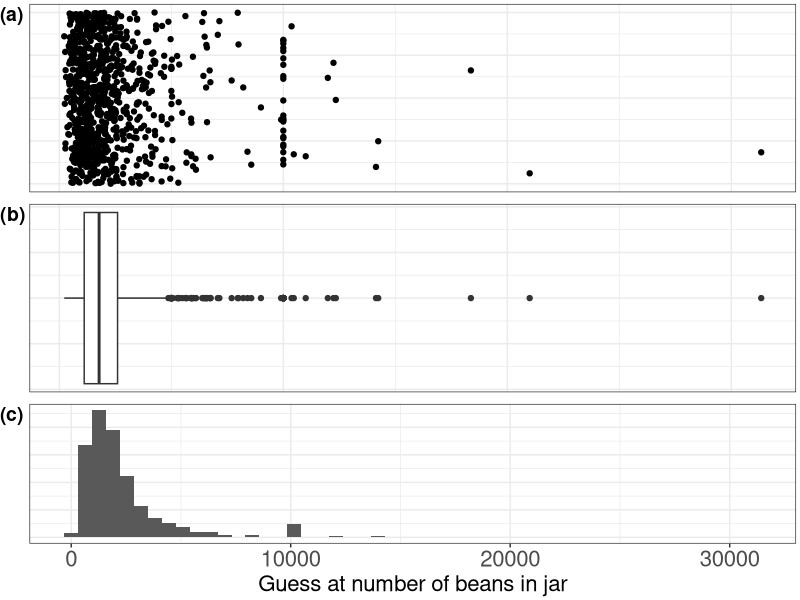
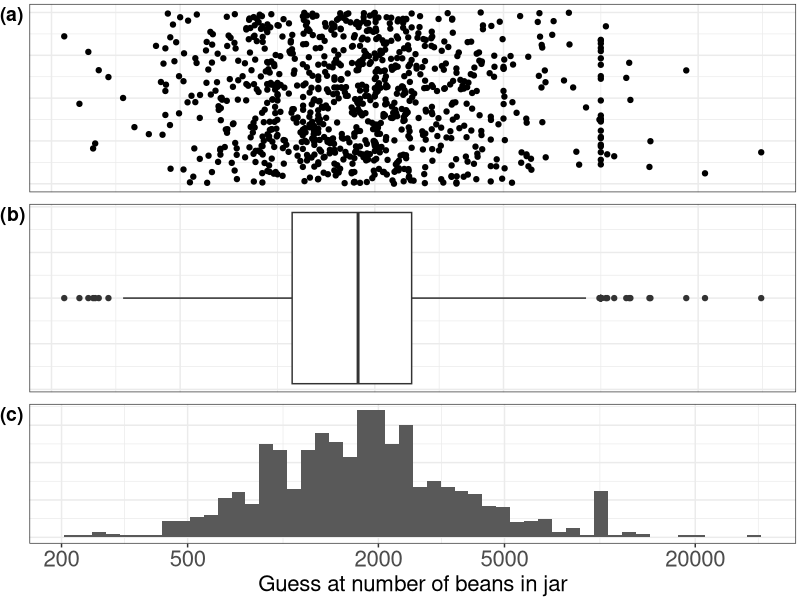
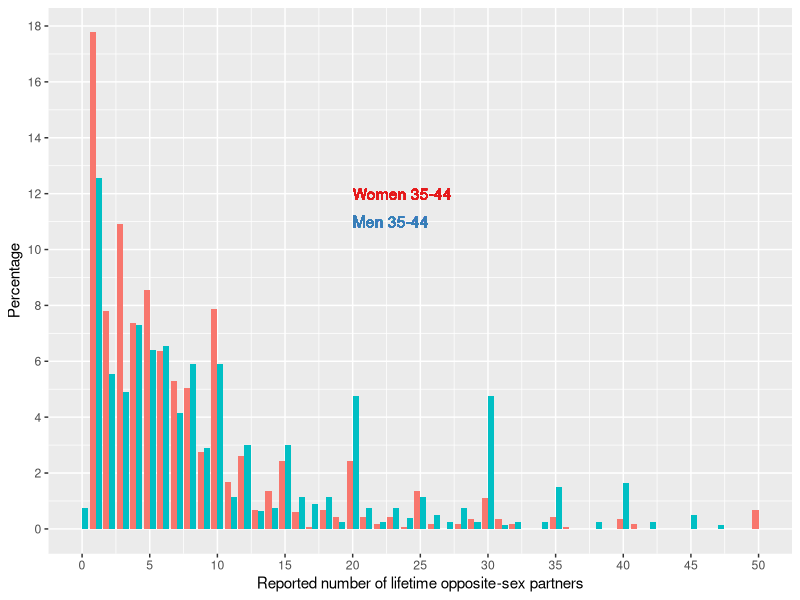

Recreate these plots in R, in order.
## ---- chunk 1
Guesses<-read.csv("02-1-bean-data-full-x.csv",header=FALSE) # read in data
NGuesses <- nrow(Guesses)
summary(Guesses)
sd(Guesses$V1) # standard deviation of first column of data-frame
## ---- chunk 2
library(magrittr)
library("ggplot2")
library("ggpubr")

# load ggplot2 themes into BlankXTheme, BlankYTheme, and BiggerTicks

BlankXTheme <- theme(axis.title.x=element_blank(),
                     axis.text.x=element_blank(),
                     axis.ticks.x=element_blank())

BlankYTheme <- theme(axis.title.y=element_blank(),
                     axis.text.y=element_blank(),
                     axis.ticks.y=element_blank(),
                     plot.margin=unit(c(0.1,0.1,0.1,0.65),"cm")) # also give a little space for plot labelling

BiggerTicks <- theme(axis.text.x = element_text(size=16), axis.title.x = element_text(size=16))

AugmentedGuesses <- cbind(Guesses, runif(NGuesses), rep(1, NGuesses))
names(AugmentedGuesses) <- c("Guess", "Aug", "Group") # Aug is jittered plotting position

Strip <- ggplot(AugmentedGuesses, aes(x=Guess, y=Aug)) + geom_point() + labs(y="") + theme_bw() +
          BlankXTheme + BlankYTheme # scatter type plot

Box <- ggplot(AugmentedGuesses, aes(x=Group, y=Guess)) + geom_boxplot() + coord_flip() + theme_bw() + 
          BlankXTheme + BlankYTheme # box and whisker type plot

Hist<- ggplot(AugmentedGuesses, aes(x=Guess)) + geom_histogram(bins=50) + theme_bw()  + BlankYTheme + BiggerTicks + labs(x="Guess at number of beans in jar", hjust=0.0) # histogram plot

p <- ggarrange(Strip, Box, Hist, ncol=1, nrow=3, 
          labels=c("(a)","(b)","(c)"), hjust=0.0) # arrange in grid with a,b,c labels for the plots, 
p
## ---- chunk 3

logbreaks <- c(200,500,2000,5000,20000)

Strip <- ggplot(AugmentedGuesses, aes(x=Guess, y=Aug)) + geom_point() + 
    scale_x_continuous(trans="log10", breaks=logbreaks) + 
    theme_bw() + BlankXTheme + BlankYTheme # scatter type plot

Box <- ggplot(AugmentedGuesses, aes(x=Group, y=Guess)) + geom_boxplot() + 
  scale_y_continuous(trans="log10", breaks=logbreaks) + 
  theme_bw() + BlankXTheme + BlankYTheme + coord_flip() # box and whisker type plot

Hist<- ggplot(AugmentedGuesses, aes(x=Guess)) + geom_histogram(bins=50) + 
  scale_x_continuous(trans="log10", breaks=logbreaks) + 
  theme_bw() + BlankYTheme + BiggerTicks + labs(x="Guess at number of beans in jar") # histogram plot

p <- ggarrange(Strip, Box, Hist, ncol=1, nrow=3, 
          labels=c("(a)","(b)","(c)"), hjust=0.0) # arrange plots in grid with labels
p
## ---- chunk 4
library(ggplot2)
partner.counts <-read.csv("02-4-sexual-partners-counts-x.csv", header=TRUE) # reads data into data frame

attach(partner.counts)
Men.data=rep(NumPartners,MenCount)
summary(Men.data)
sd(Men.data)
range(Men.data)
sum(MenCount)

Women.data=rep(NumPartners,WomenCount)
summary(Women.data)
sd(Women.data)
range(Women.data)
sum(WomenCount)

# create data frame with Gender as factor

Ncats=length(NumPartners)

partners = data.frame( NumPartners2=c(NumPartners,NumPartners), Percent=c(MenPercent,WomenPercent), Gender=c(rep("M",Ncats),rep("F",Ncats)) )

p <- ggplot(partners, aes(x=NumPartners2)) # constructs initial plot object, p
p <- p + geom_bar(aes(y=Percent,fill=Gender),stat = "identity",position="dodge") # assigns bar-chart type with side by side (dodged) bars
p <- p + geom_text(aes(x = 20, y = 12, label = "Women 35-44", color = "Female", hjust=0)) # our custom legend
p <- p + geom_text(aes(x = 20, y = 11, label = "Men 35-44", color = "Male", hjust=0)) # our custom legend
p <- p + scale_x_continuous(breaks = c(0,5,10,15,20,25,30,35,40,45,50), limits=c(0,50)) # desired x-axis value labels
p <- p + scale_y_continuous(breaks = c(0,2,4,6,8,10,12,14,16,18)) # desired y-axis value labels
p <- p + scale_colour_brewer(palette = "Set1") # sets the colour palette 
p <- p + theme(legend.position="none") # removes the default legend
p <- p +  labs(x="Reported number of lifetime opposite-sex partners", y="Percentage") # Adds axis labels  
p # draw the plot

